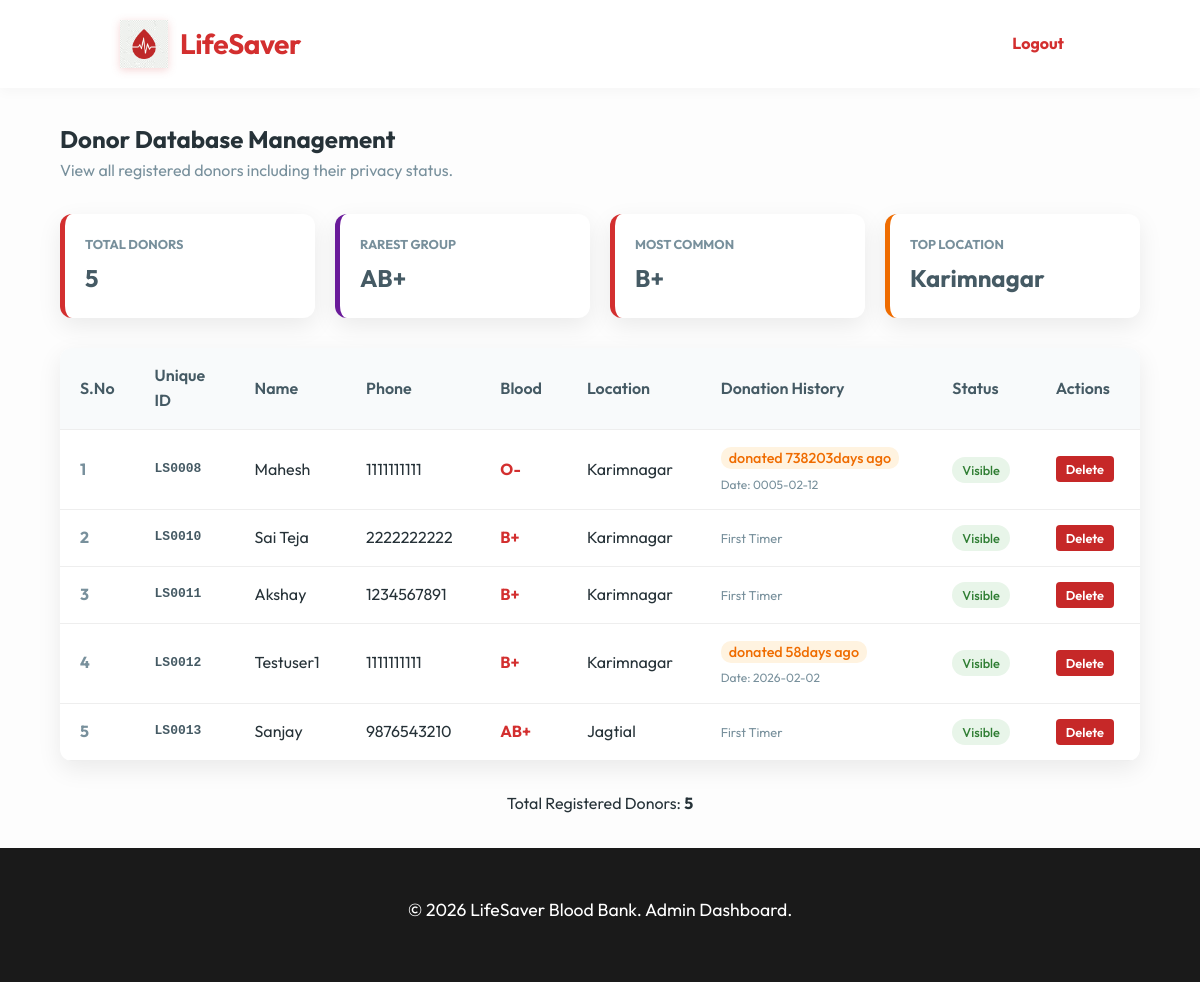
/admin_dashboard (signed in), run on the app's committed database.
### tables this page shows
CREATE TABLE donors (
        donor_id INTEGER PRIMARY KEY AUTOINCREMENT,
        name TEXT NOT NULL,
        phone TEXT NOT NULL,
        blood_group TEXT NOT NULL,
        location TEXT NOT NULL,
        email TEXT,
        password TEXT NOT NULL,
        is_hidden INTEGER DEFAULT 0 
    , last_donation TEXT DEFAULT NULL);

### app.py (the view)
@app.route('/admin_dashboard')
def admin_dashboard():
    if not session.get('admin_logged_in'):
        return redirect(url_for('admin_login'))
    donors_raw = db_query('SELECT * FROM donors', fetch=True)
    donors = donors_raw if isinstance(donors_raw, list) else []
    today = datetime.now()
    for d in donors:
        if isinstance(d, dict) and d.get('last_donation'):
            try:
                past = datetime.strptime(d['last_donation'], "%Y-%m-%d")
                diff = (today - past).days
                d['days_ago'] = f"donated {diff}days ago" if diff > 0 else "donated Today"
            except:
                d['days_ago'] = "donated Recently"
        else:
            d['days_ago'] = None
    total = len(donors)
    rarest_data = db_query('SELECT blood_group FROM donors GROUP BY blood_group ORDER BY COUNT(*) ASC LIMIT 1', fetch=True, single=True)
    rarest = rarest_data.get('blood_group', "N/A") if rarest_data and isinstance(rarest_data, dict) else "N/A"
    common_data = db_query('SELECT blood_group FROM donors GROUP BY blood_group ORDER BY COUNT(*) DESC LIMIT 1', fetch=True, single=True)
    common = common_data.get('blood_group', "N/A") if common_data and isinstance(common_data, dict) else "N/A"
    top_loc_data = db_query('SELECT location FROM donors GROUP BY location ORDER BY COUNT(*) DESC LIMIT 1', fetch=True, single=True)
    top_loc = top_loc_data.get('location', "N/A") if top_loc_data and isinstance(top_loc_data, dict) else "N/A"
    stats = {
        'total': total,
        'rarest': rarest,
        'common': common,
        'top_loc': top_loc
    }
    return render_template('admin_dashboard.html', donors=donors, stats=stats)

### app.py (called while the page is built)
def get_db_connection():
    if DATABASE_URL:
        conn = psycopg2.connect(DATABASE_URL, sslmode='require')
        return conn
    else:
        conn = sqlite3.connect(DB_NAME)
        conn.row_factory = sqlite3.Row
        return conn

def db_query(query, params=(), commit=False, fetch=False, single=False):
    conn = get_db_connection()
    if DATABASE_URL:
        cur = conn.cursor(cursor_factory=RealDictCursor)
        query = query.replace('?', '%s')
    else:
        cur = conn.cursor()
    cur.execute(query, params)
    res = None
    if fetch:
        if single:
            row = cur.fetchone()
            res = dict(row) if row else None
        else:
            rows = cur.fetchall()
            res = [dict(r) for r in rows] if rows else []
    if commit:
        conn.commit()
    conn.close()
    return res

### templates/admin_dashboard.html (shortened to what this page needs)
<!DOCTYPE html>
<html lang="en">
<head>
    <link rel="stylesheet" href="{{ url_for('static', filename='css/style.css') }}">
</head>
<body>
    <header>
        <div class="logo-container" onclick="location.href='/'" style="cursor:pointer;">
            <img src="{{ url_for('static', filename='images/logo.png') }}" alt="LifeSaver Logo" class="logo-img">
            <h1>LifeSaver</h1>
        </div>
        <nav>
            <a href="/admin_logout" style="color: var(--primary-color); font-weight: bold;">Logout</a>
        </nav>
    </header>
    <main style="padding: 2rem 5%;">
        <h2>Donor Database Management</h2>
        <p style="color: var(--text-muted);">View all registered donors including their privacy status.</p>
        <div class="stats-banner">
            <div class="stat-card">
                <h3>Total Donors</h3>
                <p>{{ stats.total }}</p>
            </div>
            <div class="stat-card rarest">
                <h3>Rarest Group</h3>
                <p>{{ stats.rarest }}</p>
            </div>
            <div class="stat-card">
                <h3>Most Common</h3>
                <p>{{ stats.common }}</p>
            </div>
            <div class="stat-card hotspot">
                <h3>Top Location</h3>
                <p>{{ stats.top_loc }}</p>
            </div>
        </div>
        <div class="admin-table-container">
            <table>
                <thead>
                    <tr>
                        <th style="width: 60px;">S.No</th>
                        <th style="width: 100px;">Unique ID</th>
                        <th>Name</th>
                        <th>Phone</th>
                        <th>Blood</th>
                        <th>Location</th>
                        <th>Donation History</th>
                        <th>Status</th>
                        <th>Actions</th>
                    </tr>
                </thead>
                <tbody>
                    {% for donor in donors %}
                    <tr>
                        <td style="font-weight: bold; color: var(--text-muted);">{{ loop.index }}</td>
                        <td style="font-family: monospace; font-weight: bold; color: var(--secondary-color);">LS{{ "%04d"|format(donor['donor_id']) }}</td>
                        <td>{{ donor['name'] }}</td>
                        <td>{{ donor['phone'] }}</td>
                        <td style="font-weight: bold; color: var(--primary-color);">{{ donor['blood_group'] }}</td>
                        <td>{{ donor['location'] }}</td>
                        <td>
                            {% if donor['days_ago'] %}
                                <span style="font-size: 0.9rem; background: #fff3e0; color: #ef6c00; padding: 2px 8px; border-radius: 10px; font-weight: 500;">
                                    {{ donor['days_ago'] }}
                                </span>
                                <div style="font-size: 0.75rem; color: var(--text-muted); margin-top: 4px;">Date: {{ donor['last_donation'] }}</div>
                            {% elif donor['last_donation'] %}
                                <span style="font-size: 0.9rem;">{{ donor['last_donation'] }}</span>
                            {% else %}
                                <span style="font-size: 0.8rem; color: var(--text-muted);">First Timer</span>
                            {% endif %}
                        </td>
                        <td>
                            {% if donor['is_hidden'] == 0 %}
                                <span class="status-badge status-visible">Visible</span>
                            {% else %}
                                <span class="status-badge status-hidden">Hidden</span>
                            {% endif %}
                        </td>
                        <td>
                            <form action="{{ url_for('admin_delete_donor', donor_id=donor['donor_id']) }}" method="POST" onsubmit="return confirm('Absolutely delete this donor record?');">
                                <button type="submit" style="background: #c62828; padding: 5px 10px; font-size: 0.8rem; border-radius: 4px;">Delete</button>
                            </form>
                        </td>
                    </tr>
                    {% endfor %}
                </tbody>
            </table>
        </div>
        <div style="margin-top: 30px; text-align: center;">
            <p>Total Registered Donors: <strong>{{ donors|length }}</strong></p>
        </div>
    </main>
    <footer>
        <p>&copy; 2026 LifeSaver Blood Bank. Admin Dashboard.</p>
    </footer>
</body>
</html>

### static/css/style.css (style rules this page uses)
:root { --primary-color: #d32f2f; --primary-dark: #b71c1c; --secondary-color: #455a64; --bg-color: #fdfdfd; --card-bg: #ffffff; --text-color: #263238; --text-muted: #78909c; --white: #ffffff; --shadow: 0 8px 24px rgba(0, 0, 0, 0.08); --transition: all 0.3s cubic-bezier(0.4, 0, 0.2, 1); }
* { margin: 0; padding: 0; box-sizing: border-box; font-family: 'Outfit', sans-serif; }
body { background-color: var(--bg-color); color: var(--text-color); line-height: 1.6; min-height: 100vh; display: flex; flex-direction: column; }
header { background: var(--white); padding: 1.25rem 10%; display: flex; justify-content: space-between; align-items: center; box-shadow: 0 4px 12px rgba(0,0,0,0.03); position: sticky; top: 0; z-index: 1000; }
.logo-container { display: flex; align-items: center; gap: 12px; }
.logo-img { height: 48px; width: auto; filter: drop-shadow(0 2px 4px rgba(211, 47, 47, 0.2)); }
header h1 { font-size: 1.75rem; color: var(--primary-color); font-weight: 700; letter-spacing: -0.5px; }
nav a { text-decoration: none; color: var(--text-color); font-weight: 500; margin-left: 25px; padding: 8px 16px; border-radius: 8px; transition: var(--transition); }
main { flex: 1; padding: 4rem 10%; max-width: 1400px; margin: 0 auto; width: 100%; }
button, .btn { background: var(--primary-color); color: var(--white); border: none; padding: 14px 28px; border-radius: 12px; font-weight: 600; cursor: pointer; transition: var(--transition); display: inline-block; text-decoration: none; font-size: 1rem; text-align: center; }
footer { background-color: #1a1a1a; color: #90a4ae; padding: 3rem 10%; text-align: center; margin-top: auto; }
footer p:first-child { font-size: 1.1rem; color: var(--white); margin-bottom: 10px; }
footer p { font-size: 0.9rem; }
main > * { animation: fadeIn 0.6s ease-out; }

### templates/admin_dashboard.html (style rules this page uses)
.admin-table-container { width: 100%; overflow-x: auto; margin-top: 30px; background: white; border-radius: 12px; box-shadow: var(--shadow); }
table { width: 100%; border-collapse: collapse; min-width: 800px; }
th, td { text-align: left; padding: 15px 20px; border-bottom: 1px solid #eee; }
th { background-color: #f8fafb; color: var(--secondary-color); font-weight: 600; }
.status-badge { padding: 5px 10px; border-radius: 20px; font-size: 0.8rem; font-weight: 500; }
.status-visible { background: #e8f5e9; color: #2e7d32; }
.stats-banner { display: grid; grid-template-columns: repeat(auto-fit, minmax(200px, 1fr)); gap: 20px; margin: 30px 0; }
.stat-card { background: white; padding: 20px; border-radius: 12px; box-shadow: var(--shadow); border-left: 5px solid var(--primary-color); transition: transform 0.3s ease; }
.stat-card h3 { font-size: 0.8rem; color: var(--text-muted); text-transform: uppercase; margin-bottom: 5px; }
.stat-card p { font-size: 1.5rem; font-weight: bold; color: var(--secondary-color); }
.stat-card.rarest { border-left-color: #6a1b9a; }
.stat-card.hotspot { border-left-color: #ef6c00; }

### data on the page
donors: rarest "AB+", donor_id "0013", name "Sanjay", phone "9876543210", blood_group "AB+", location "Jagtial", last_donation "First Timer", is_hidden "Visible"
donors: donor_id "0008", name "Mahesh", phone "1111111111", blood_group "O-", location "Karimnagar", days_ago "donated 738203days ago", last_donation "0005-02-12", is_hidden "Visible"
donors: donor_id "0010", name "Sai Teja", phone "2222222222", blood_group "B+", location "Karimnagar", shows "First Timer", is_hidden "Visible"
donors: donor_id "0011", name "Akshay", phone "1234567891", blood_group "B+", location "Karimnagar", last_donation "First Timer", is_hidden "Visible"
donors: donor_id "0012", name "Testuser1", phone "1111111111", blood_group "B+", location "Karimnagar", days_ago "donated 58days ago", last_donation "2026-02-02", is_hidden "Visible"

### other printed values
{{ stats.total }} "5"
{{ stats.common }} "B+"
{{ stats.top_loc }} "Karimnagar"
{{ donors|length }} "5"
